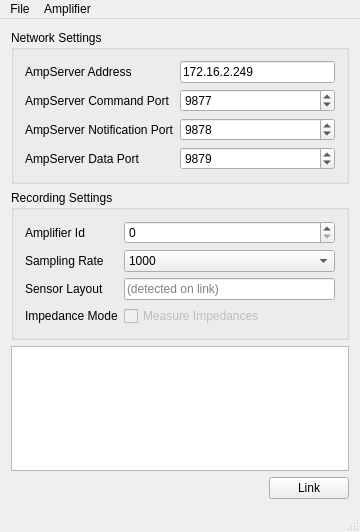
<?xml version="1.0" encoding="UTF-8"?>
<ui version="4.0">
 <class>EGIAmpWindow</class>
 <widget class="QMainWindow" name="EGIAmpWindow">
  <property name="geometry">
   <rect>
    <x>0</x>
    <y>0</y>
    <width>360</width>
    <height>532</height>
   </rect>
  </property>
  <property name="windowTitle">
   <string>EGI AmpServer Connector</string>
  </property>
  <widget class="QWidget" name="centralWidget">
   <layout class="QVBoxLayout" name="verticalLayout">
    <item>
     <widget class="QGroupBox" name="groupBox">
      <property name="title">
       <string>Network Settings</string>
      </property>
      <layout class="QFormLayout" name="formLayout">
       <item row="0" column="0">
        <widget class="QLabel" name="label_4">
         <property name="text">
          <string>AmpServer Address</string>
         </property>
        </widget>
       </item>
       <item row="0" column="1">
        <widget class="QLineEdit" name="serverAddress">
         <property name="text">
          <string>172.16.2.249</string>
         </property>
        </widget>
       </item>
       <item row="1" column="0">
        <widget class="QLabel" name="label_5">
         <property name="text">
          <string>AmpServer Command Port</string>
         </property>
        </widget>
       </item>
       <item row="1" column="1">
        <widget class="QSpinBox" name="commandPort">
         <property name="maximum">
          <number>65535</number>
         </property>
         <property name="value">
          <number>9877</number>
         </property>
        </widget>
       </item>
       <item row="2" column="0">
        <widget class="QLabel" name="label_6">
         <property name="text">
          <string>AmpServer Notification Port</string>
         </property>
        </widget>
       </item>
       <item row="2" column="1">
        <widget class="QSpinBox" name="notificationPort">
         <property name="maximum">
          <number>65535</number>
         </property>
         <property name="value">
          <number>9878</number>
         </property>
        </widget>
       </item>
       <item row="3" column="0">
        <widget class="QLabel" name="label_7">
         <property name="text">
          <string>AmpServer Data Port</string>
         </property>
        </widget>
       </item>
       <item row="3" column="1">
        <widget class="QSpinBox" name="dataPort">
         <property name="maximum">
          <number>65535</number>
         </property>
         <property name="value">
          <number>9879</number>
         </property>
        </widget>
       </item>
      </layout>
     </widget>
    </item>
    <item>
     <widget class="QGroupBox" name="groupBox_2">
      <property name="title">
       <string>Recording Settings</string>
      </property>
      <layout class="QFormLayout" name="formLayout_2">
       <item row="0" column="0">
        <widget class="QLabel" name="label_3">
         <property name="text">
          <string>Amplifier Id</string>
         </property>
        </widget>
       </item>
       <item row="0" column="1">
        <widget class="QSpinBox" name="amplifierId">
         <property name="minimum">
          <number>0</number>
         </property>
         <property name="maximum">
          <number>32</number>
         </property>
         <property name="value">
          <number>0</number>
         </property>
        </widget>
       </item>
       <item row="1" column="0">
        <widget class="QLabel" name="label_8">
         <property name="text">
          <string>Sampling Rate</string>
         </property>
        </widget>
       </item>
       <item row="1" column="1">
        <widget class="QComboBox" name="sampleRateComboBox">
         <item>
          <property name="text">
           <string>1000</string>
          </property>
         </item>
         <item>
          <property name="text">
           <string>500</string>
          </property>
         </item>
         <item>
          <property name="text">
           <string>250</string>
          </property>
         </item>
        </widget>
       </item>
       <item row="2" column="0">
        <widget class="QLabel" name="label_9">
         <property name="text">
          <string>Sensor Layout</string>
         </property>
        </widget>
       </item>
       <item row="2" column="1">
        <widget class="QLineEdit" name="sensorLayout">
         <property name="minimumSize">
          <size>
           <width>180</width>
           <height>0</height>
          </size>
         </property>
         <property name="readOnly">
          <bool>true</bool>
         </property>
         <property name="placeholderText">
          <string>(detected on link)</string>
         </property>
        </widget>
       </item>
       <item row="3" column="0">
        <widget class="QLabel" name="label_10">
         <property name="text">
          <string>Impedance Mode</string>
         </property>
        </widget>
       </item>
       <item row="3" column="1">
        <widget class="QCheckBox" name="impedanceCheckBox">
         <property name="enabled">
          <bool>false</bool>
         </property>
         <property name="text">
          <string>Measure Impedances</string>
         </property>
         <property name="toolTip">
          <string>Enable impedance measurement (creates a separate LSL stream with electrode impedances)</string>
         </property>
        </widget>
       </item>
      </layout>
     </widget>
    </item>
    <item>
     <widget class="QPlainTextEdit" name="statusBox">
      <property name="readOnly">
       <bool>true</bool>
      </property>
     </widget>
    </item>
    <item>
     <layout class="QHBoxLayout" name="horizontalLayout">
      <item>
       <spacer name="horizontalSpacer">
        <property name="orientation">
         <enum>Qt::Horizontal</enum>
        </property>
        <property name="sizeHint" stdset="0">
         <size>
          <width>40</width>
          <height>20</height>
         </size>
        </property>
       </spacer>
      </item>
      <item>
       <widget class="QPushButton" name="linkButton">
        <property name="text">
         <string>Link</string>
        </property>
       </widget>
      </item>
     </layout>
    </item>
   </layout>
  </widget>
  <widget class="QMenuBar" name="menuBar">
   <property name="geometry">
    <rect>
     <x>0</x>
     <y>0</y>
     <width>316</width>
     <height>22</height>
    </rect>
   </property>
   <widget class="QMenu" name="menuFile">
    <property name="title">
     <string>File</string>
    </property>
    <addaction name="actionLoad_Configuration"/>
    <addaction name="actionSave_Configuration"/>
    <addaction name="separator"/>
    <addaction name="actionQuit"/>
   </widget>
   <widget class="QMenu" name="menuAmplifier">
    <property name="title">
     <string>Amplifier</string>
    </property>
    <addaction name="actionShutdown_Amp_Server"/>
   </widget>
   <addaction name="menuFile"/>
   <addaction name="menuAmplifier"/>
  </widget>
  <widget class="QStatusBar" name="statusBar"/>
  <action name="actionLoad_Configuration">
   <property name="text">
    <string>Load Configuration</string>
   </property>
  </action>
  <action name="actionSave_Configuration">
   <property name="text">
    <string>Save Configuration</string>
   </property>
   <property name="shortcut">
    <string>Ctrl+S</string>
   </property>
  </action>
  <action name="actionQuit">
   <property name="text">
    <string>Quit</string>
   </property>
   <property name="shortcut">
    <string>Ctrl+Q</string>
   </property>
  </action>
  <action name="actionShutdown_Amp_Server">
   <property name="text">
    <string>Shutdown Amp Server...</string>
   </property>
  </action>
 </widget>
 <layoutdefault spacing="6" margin="11"/>
 <resources/>
 <connections/>
</ui>
